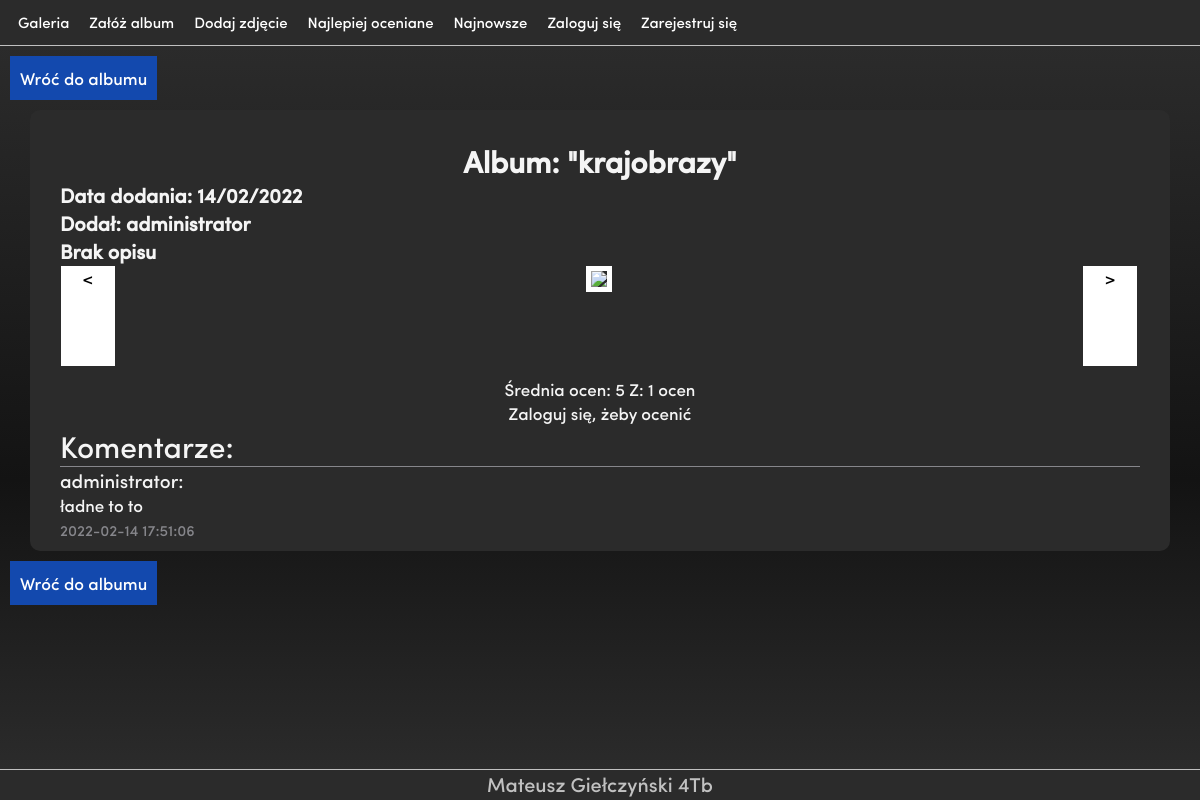
Screenshot of /main/foto.php?id=80 with the database file from the repository.
### tables this page shows
CREATE TABLE `zdjecia` (
  `id` int(11) NOT NULL,
  `opis` varchar(255) NOT NULL,
  `id_albumu` int(11) NOT NULL,
  `data` datetime NOT NULL DEFAULT current_timestamp(),
  `zaakceptowane` tinyint(1) NOT NULL
);

CREATE TABLE `albumy` (
  `id` int(11) NOT NULL,
  `tytul` varchar(100) NOT NULL,
  `data` datetime NOT NULL DEFAULT current_timestamp(),
  `id_uzytkownika` int(11) NOT NULL
);

CREATE TABLE `uzytkownicy` (
  `id` int(11) NOT NULL,
  `login` varchar(16) NOT NULL,
  `haslo` varchar(32) NOT NULL,
  `email` varchar(128) NOT NULL,
  `zarejestrowany` date NOT NULL,
  `uprawnienia` enum('użytkownik','administrator','moderator') NOT NULL,
  `aktywny` tinyint(1) NOT NULL
);

CREATE TABLE `zdjecia_komentarze` (
  `id` int(11) NOT NULL,
  `id_zdjecia` int(11) NOT NULL,
  `id_uzytkownika` int(11) NOT NULL,
  `data` datetime NOT NULL DEFAULT current_timestamp(),
  `komentarz` text NOT NULL,
  `zaakceptowany` tinyint(1) NOT NULL
);

### main/foto.php (the view, shortened to what this page needs)
<!DOCTYPE html>
<head>
    <link rel="stylesheet" href="../style/style.css">
    <link  rel="stylesheet" href="..\style\menu_style.css">
    <link rel="stylesheet" href="https://cdnjs.cloudflare.com/ajax/libs/font-awesome/4.7.0/css/font-awesome.min.css">
</head>
<body>
<?php
    include("../include/menu.php");
    include("../include/baza.php");
    $result=mysqli_fetch_assoc(mysqli_query($baza,"SELECT `zdjecia`.`id`,`zdjecia`.`data`, `zdjecia`.`opis`, `uzytkownicy`.`login`, `albumy`.`tytul`, `zdjecia`.`id_albumu`
    FROM `zdjecia`, `uzytkownicy`, `albumy` WHERE `zdjecia`.`zaakceptowane`='1' AND `albumy`.`id`=`zdjecia`.`id_albumu`
    AND `uzytkownicy`.`id`=`albumy`.`id_uzytkownika` AND `zdjecia`.`id`='".$_SESSION["id"]."'"));
    $album_id=$result["id_albumu"];
?>
<div id="background" style="text-align:center;">
<p style="text-align:left;">
<a href=<?php echo("'../main/album.php?id=".$result["id_albumu"]."'");?> style="background: var(--color4); text-decoration: none; margin: 10px; padding: 10px; display:inline-block; " > Wróć do albumu</a><br></p>
    <div class="container" id="container" style="display:inline-block; width:95%; margin-top:0px;">
        <div>
            <?php
                $data = DateTime::createFromFormat("Y-m-d H:i:s",$result["data"])->format("d/m/Y");
                echo(
                    "<h1>Album: \"".$result["tytul"]."\"</h1>".
                    "<h2 style='text-align:left;'>Data dodania: ".$data."</h2>".
                    "<h2 style='text-align:left;'>Dodał: ".$result["login"]."</h2>"
                );
                if(strlen($result["opis"])>0){
                    echo("<h2 style='text-align:left;' >Opis: ".$result["opis"]."</h2>");
                }
                else{
                    echo("<h2 style='text-align:left;' >Brak opisu</h2>");
                }
            ?>
        </div>
            <div>
                <?php
                $nx_photo = mysqli_query($baza, "SELECT `id` FROM `zdjecia` WHERE `id`>".$_SESSION["id"]." AND `id_albumu` = $album_id AND `zaakceptowane` =1 ORDER BY `id` ASC LIMIT 0,1  ;");
                echo('
                <a href=foto.php?id='.mysqli_fetch_assoc($nx_photo)["id"].'><div style="width:5%; height:100px; float:left; background: white; margin:1px; color:black; margin-bottom:11px;" id="next_photo_left">< </div></a>
                ');
                ?>
        <div id="zdjecie_div" style="width:calc(90% - 10px); float:left;  margin:2px; margin-top:0px;">
            <?php
                echo("<img id='zdjecie' src='../photo/$album_id/".$_SESSION["id"].".png' onload='set_photo_dimensions()' style='margin:1px;'>");
            ?>
        </div>
        <?php
             $nx_photo = mysqli_query($baza, "SELECT `id` FROM `zdjecia` WHERE `id`<".$_SESSION["id"]." AND `id_albumu` = $album_id AND `zaakceptowane` =1 ORDER BY `id` DESC LIMIT 0,1  ;");
             echo('
             <a href=foto.php?id='.mysqli_fetch_assoc($nx_photo)["id"].'><div style="width:5%; height:100px; float:left; background: white; margin:1px; color:black; margin-bottom:11px;" id="next_photo_right">> </div></a>
             ');
                ?>
            </div>
        <div style="width:100%;">
        <p style="clear:both;">
            <?php
                if(isset($_SESSION["user"])){
                    $user=$_SESSION["user"]["id"];
                }
                else{
                    $user=0;
                }
                $ocena=mysqli_fetch_assoc(mysqli_query($baza,"
                SELECT AVG(`zdjecia_oceny`.`ocena`) AS 'srednia', COUNT(`ocena`) AS 'ilosc'
                FROM `zdjecia_oceny` WHERE `id_zdjecia`='".$_SESSION["id"]."';"));
                if($ocena["ilosc"]==0 AND $user==0){
                    echo("Nikt jeszcze nie ocenił, zaloguj się żeby oceniać<br>");
                }
                elseif($ocena["ilosc"]==0 AND $user!=0){
                    echo("Nikt jeszcze nie ocenił, bądź pierwszy<br>");
                }
                else{
                    $srednia = round($ocena["srednia"],1);
                    echo("Średnia ocen: ".$srednia." Z: ".$ocena["ilosc"]." ocen<br>");
                }
                if($user!=0){
                    if(mysqli_num_rows(mysqli_query($baza,"SELECT * FROM `zdjecia_oceny` WHERE `id_zdjecia`= ".$_SESSION["id"]." AND `id_uzytkownika`=".$user.";"))>0){
                        echo("To zdjęcie zostało już przez Ciebie ocenione");
                    }
                    else{
                        echo('
                        <span class="fa-star br" id="d1" onclick="vote(1)"></span>
                        <span class="fa-star br" id="d2" onclick="vote(2)"></span>
                        <span class="fa-star br" id="d3" onclick="vote(3)"></span>
                        <span class="fa-star br" id="d4" onclick="vote(4)"></span>
                        <span class="fa-star br" id="d5" onclick="vote(5)"></span>
                        <span class="fa-star br" id="d6" onclick="vote(6)"></span>
                        <span class="fa-star br" id="d7" onclick="vote(7)"></span>
                        <span class="fa-star br" id="d8" onclick="vote(8)"></span>
                        <span class="fa-star br" id="d9" onclick="vote(9)"></span>
                        <span class="fa-star br" id="d10" onclick="vote(10)"></span>
                        <form method="post" action="kom_ocena.php" id="dodaj_ocene">
                            <input type="hidden" id="ocena_holder" name="wartoscoceny">
                            <input type="hidden" name="id_zdjecia" value='.$_SESSION["id"].'>
                        </form>');
                    }
                }
                else{
                    echo("Zaloguj się, żeby ocenić");
                }
           ?>
           <?php
                $komentarze = mysqli_query($baza,"SELECT  `zdjecia_komentarze`.`komentarz`,  `zdjecia_komentarze`.`data`, `uzytkownicy`.`login` FROM `zdjecia_komentarze`,`uzytkownicy`
                WHERE `zaakceptowany`='1' AND `id_zdjecia`='".$_SESSION["id"]."' AND `uzytkownicy`.`id`=`zdjecia_komentarze`.`id_uzytkownika` ORDER BY `data` DESC;");
                if(mysqli_num_rows($komentarze)==0){
                    echo("<br>jeszce nikt nie komentował");
                }
                else{
                    echo("<p style='font-size:30px; text-align:left;'>Komentarze:</p>");
                    while($komentarz = mysqli_fetch_assoc($komentarze)){
                        echo(' <div style="text-align:left; border-top:1px solid var(--color3);">
                        <span style="font-size:19px;">'.$komentarz['login'].': </span><br>
                        <span style="font-weight:300;">'.$komentarz['komentarz'].' </span><br>
                        <span style="font-weight:100; font-size:15px; color:var(--color3);">'.$komentarz['data'].' </span>
                        </div>');
                    }
                }
                ?>
            </p>
        </div>
    </div>
<p style="text-align:left;">
<a href=<?php echo("'../main/album.php?id=".$result["id_albumu"]."'");?> style="background: var(--color4); text-decoration: none; margin: 10px; padding: 10px; display:inline-block;" > Wróć do albumu</a><br></p>
</div>
<?php include("../include/footer.php");
?>
</body>
</html>

### style/style.css (style rules this page uses)
* { font-family: custom_font; box-sizing: border-box; margin: 0px; font-size: 17px; }
body { margin: 0px; box-sizing: border-box; color: white; background: black; }
#background { min-height: calc(100vh - 75px); background: linear-gradient(var(--color2),var(--color1) 60%,var(--color2)); border-top: 1px solid var(--color35); border-bottom: 1px solid var(--color35); }
.container { width:80%; padding:30px; padding-bottom: 10px; min-width:500px; background:var(--color2); color:whitesmoke; border-radius:10px; margin: auto; margin-top:20px; }
img { display:inline-block; margin:5px; border: 5px solid white; }
a { text-decoration: none; color:white; cursor:pointer; }
h1 { font-size:30px; }
h2 { font-size: 20px; }

### rows the page displays
zdjecia: id_albumu.tytul "krajobrazy", data "14/02/2022", uzytkownicy.login "administrator"
zdjecia_komentarze: uzytkownicy.login "administrator", komentarz "ładne to to", data "2022-02-14 17:51:06"

### other values shown
$srednia "5"
$ocena["ilosc"] "1"
